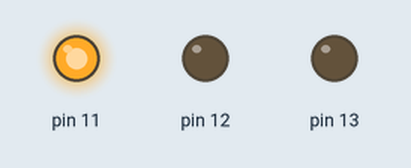
A sketch run on a simulated Arduino Uno, built with avr-gcc and run on an emulated ATmega328P. Parts: output pins drawn as LEDs (lit = HIGH).

Above: at 0.02 s.
At 0.6 s:
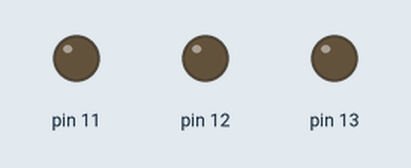
At 1.22 s:
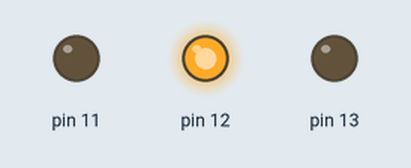
At 2.42 s:
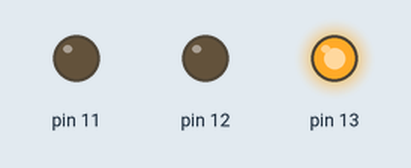
Timing chart, 0 to 3.0 s (numbered marks = the images above):
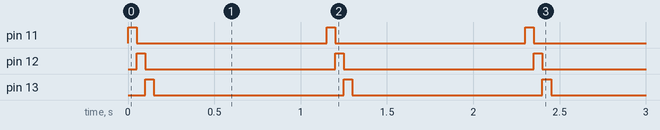

Measured:
- by itself, pin 11–13: alternates HIGH for 0.05 s and LOW for 1.1 s
- by itself, everything shown: repeats every 1.2 s, in 4 steps

The sketch:

landingstrip_LED.ino
```cpp
void setup() {
  // put your setup code here, to run once:

  pinMode(13, OUTPUT);
  pinMode(12, OUTPUT);
  pinMode(11, OUTPUT);
//  pinMode(10, OUTPUT);
//  pinMode( 9, OUTPUT);
//  pinMode( 8, OUTPUT);

}

void loop() {
  // put your main code here, to run repeatedly:

  digitalWrite(11, HIGH);
  delay(50);
  digitalWrite(11, LOW);
  digitalWrite(12, HIGH);
  delay(50);
  digitalWrite(12, LOW);
  digitalWrite(13, HIGH);
  delay(50);
  digitalWrite(13, LOW);
  delay(1000);

}
```
